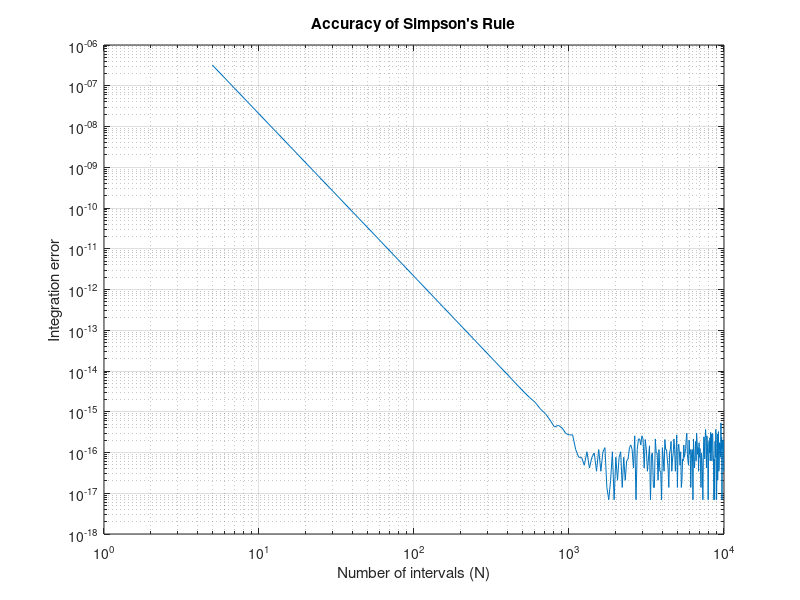

This chart was generated by the following MATLAB code:
function [ft_5, integral_1000, Nt, integration_error] = simpson_rule_accuracy_evaluation()

    %% Parameters and Initialization
    reference_value = 0.0473612919396179; % Reference value of the integral
    a = 0;                                % Lower integration limit
    b = 5;                                % Upper integration limit
    Nt = 5:50:10^4;                       % Array of N values to test
    integration_error = zeros(1, length(Nt)); % Preallocate error array
    
    %% Error Calculation for Different N values
    for i = 1:length(Nt)
        integration_result = simpson_integral(@gaussian_func, a, b, Nt(i));
        integration_error(i) = abs(integration_result - reference_value);
    end
    
    %% Specific Evaluations
    ft_5 = gaussian_func(5);                % Function value at t=5
    integral_1000 = simpson_integral(@gaussian_func, a, b, 1000); % Integral with N=1000
    
    %% Display and Plotting
    disp(['Integral with N=1000: ', num2str(integral_1000)]);
    
    loglog(Nt, integration_error);
    xlabel('Number of intervals (N)');
    ylabel('Integration error');
    title('Accuracy of Simpson''s Rule');
    grid on;
    
    saveas(gcf, 'simpson_rule_accuracy.png');
end

function integral_result = simpson_integral(f, a, b, N)
    % Simpson's rule implementation for numerical integration
    % Inputs:
    %   f - function handle to integrate
    %   a - lower limit
    %   b - upper limit
    %   N - number of intervals (must be even)
    
    dx = (b-a)/N;
    integral_result = 0;
    
    for i = 1:N
        x_left = a + (i-1) * dx;
        x_right = a + i * dx;
        x_mid = (x_left + x_right)/2;
        
        integral_result = integral_result + f(x_left) + 4*f(x_mid) + f(x_right);
    end
    
    integral_result = integral_result * dx / 6;
end

function y = gaussian_func(t)
    % Gaussian probability density function
    % Parameters:
    sigma = 3;   % Standard deviation
    mu = 10;     % Mean
    
    y = 1/(sigma*sqrt(2*pi)) * exp((-(t-mu).^2)/(2*sigma^2));
end
